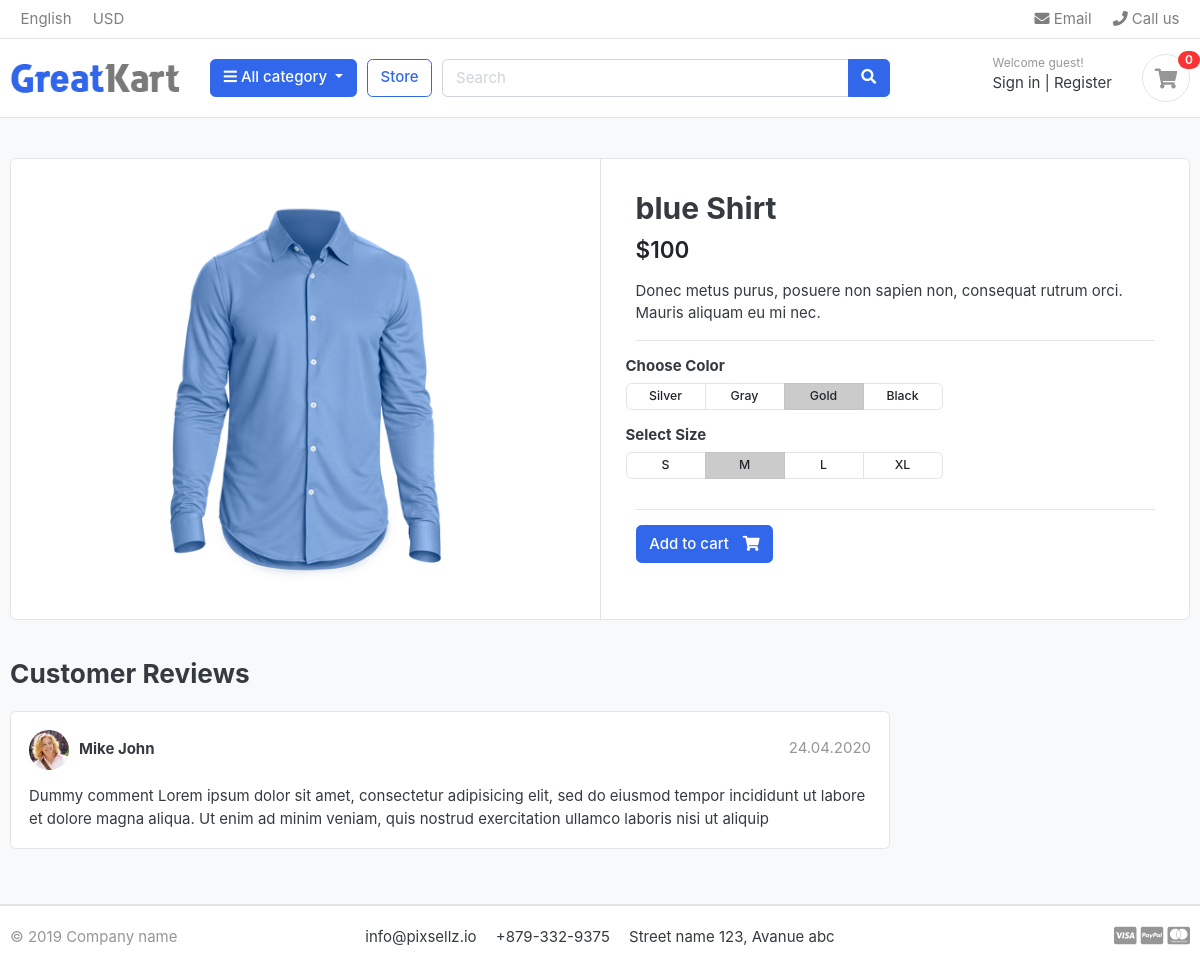
Before: /store/shirt/blue-shirt/ with the older database file.
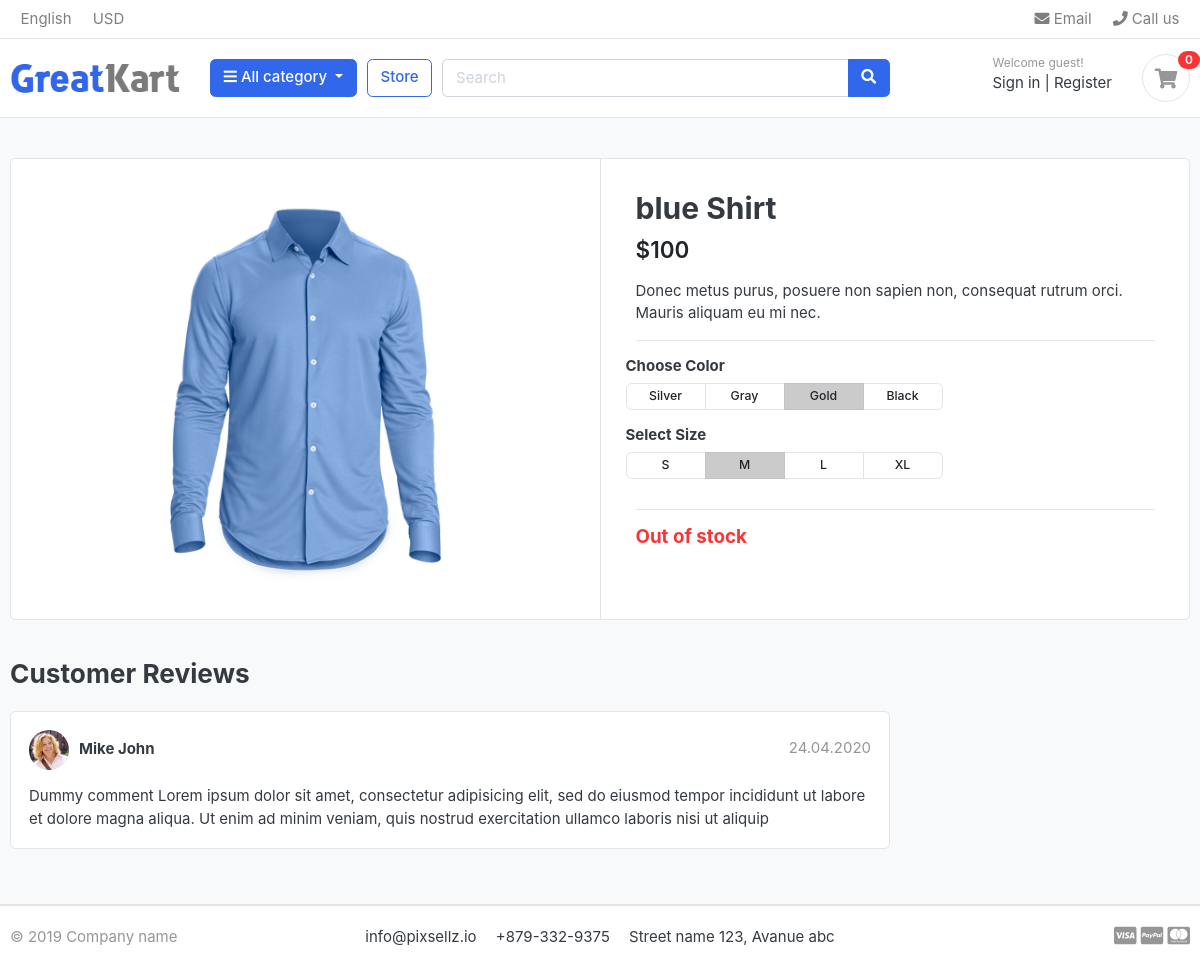
After: the same page with the newer database file.
### store/views.py (the view)
# urls.py: path('<slug:category_slug>/<slug:product_slug>/', product_detail, name='product_detail'),
def product_detail(request, category_slug, product_slug):
    try:
        single_product = Product.objects.get(category__slug=category_slug, slug=product_slug)
    except Exception as e:
        raise e
    context = {
        'single_product': single_product
    }
    return render(request, 'store/product_detail.html', context)

### category/context_processors.py (called while the page is built)
def menu_links(request):
    links = Category.objects.all()
    return dict(links=links)

### category/models.py (called while the page is built)
    def get_url(self):
        return reverse('products_by_category', args=[self.slug])

### templates/store/product_detail.html
{% extends 'base.html' %}
{% load static %}
{% block content %}
<section class="section-content padding-y bg">
<div class="container">
<div class="card">
	<div class="row no-gutters">
		<aside class="col-md-6">
<article class="gallery-wrap">
	<div class="img-big-wrap">
	   <a href="#"><img src="{{ single_product.image.url }}"></a>
	</div>
</article>
		</aside>
		<main class="col-md-6 border-left">
<article class="content-body">
<h2 class="title">{{ single_product.product_name }}</h2>
<div class="mb-3">
	<var class="price h4">${{ single_product.price }}</var>
</div>
<p>{{ single_product.description }}</p>
<hr>
	<div class="row">
		<div class="item-option-select">
			<h6>Choose Color</h6>
			<div class="btn-group btn-group-sm btn-group-toggle" data-toggle="buttons">
			  <label class="btn btn-light">
			    <input type="radio" name="radio_color"> Silver
			  </label>
			  <label class="btn btn-light">
			    <input type="radio" name="radio_color" > Gray
			  </label>
			  <label class="btn btn-light active">
			    <input type="radio" name="radio_color checked"> Gold
			  </label>
			  <label class="btn btn-light">
			    <input type="radio" name="radio_color"> Black
			  </label>
			</div>
		</div>
	</div>
	<div class="row">
		<div class="item-option-select">
			<h6>Select Size</h6>
			<div class="btn-group btn-group-sm btn-group-toggle" data-toggle="buttons">
			  <label class="btn btn-light">
			    <input type="radio" name="radio_color"> S
			  </label>
			  <label class="btn btn-light active">
			    <input type="radio" name="radio_color" checked> M
			  </label>
			  <label class="btn btn-light">
			    <input type="radio" name="radio_color"> L
			  </label>
			  <label class="btn btn-light">
			    <input type="radio" name="radio_color"> XL
			  </label>
			</div>
		</div>
	</div>
	<hr>
	{% if single_product.stock <= 0 %}
		<h5 class="text-danger">Out of stock</h5>
	{% else %}
		<a href="./product-detail.html" class="btn  btn-primary"> <span class="text">Add to cart</span> <i class="fas fa-shopping-cart"></i>  </a>
	{% endif %}
</article>
		</main>
	</div>
</div>
<br>
<div class="row">
			<div class="col-md-9">
	<header class="section-heading">
		<h3>Customer Reviews </h3>
	</header>
	<article class="box mb-3">
		<div class="icontext w-100">
			<img src="{% static './images/avatars/avatar1.jpg' %}" class="img-xs icon rounded-circle">
			<div class="text">
				<span class="date text-muted float-md-right">24.04.2020 </span>
				<h6 class="mb-1">Mike John </h6>
			</div>
		</div>
		<div class="mt-3">
			<p>
				Dummy comment Lorem ipsum dolor sit amet, consectetur adipisicing elit, sed do eiusmod
				tempor incididunt ut labore et dolore magna aliqua. Ut enim ad minim veniam,
				quis nostrud exercitation ullamco laboris nisi ut aliquip
			</p>
		</div>
	</article>
	</div>
</div>
</div>
</section>
{% endblock %}

Changed rows visible on the page:
changed Product "blue Shirt": stock 100 → 0 (drawn)
Other visible differences:
text no longer shown: "Add to cart"
text now shown: "Out of stock"
